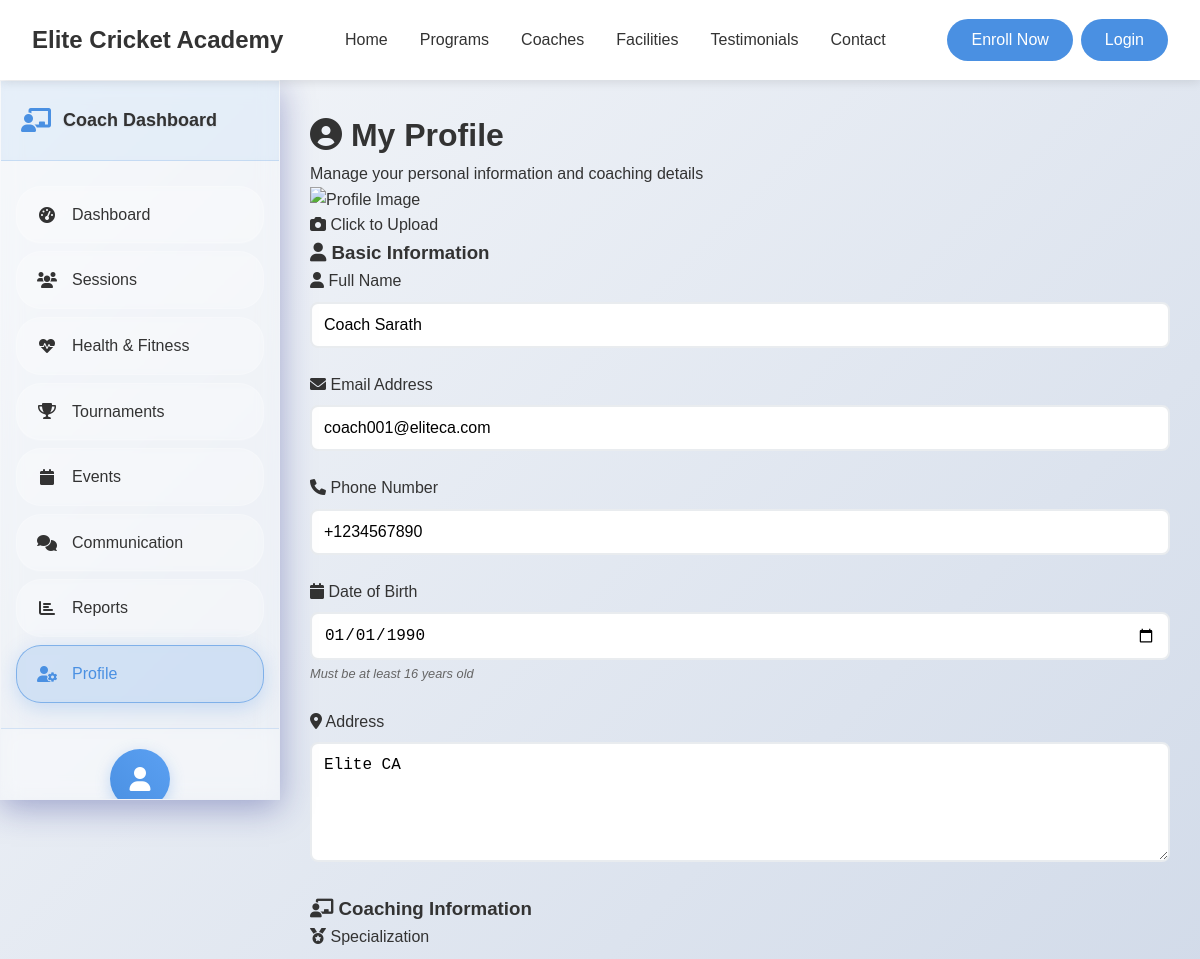
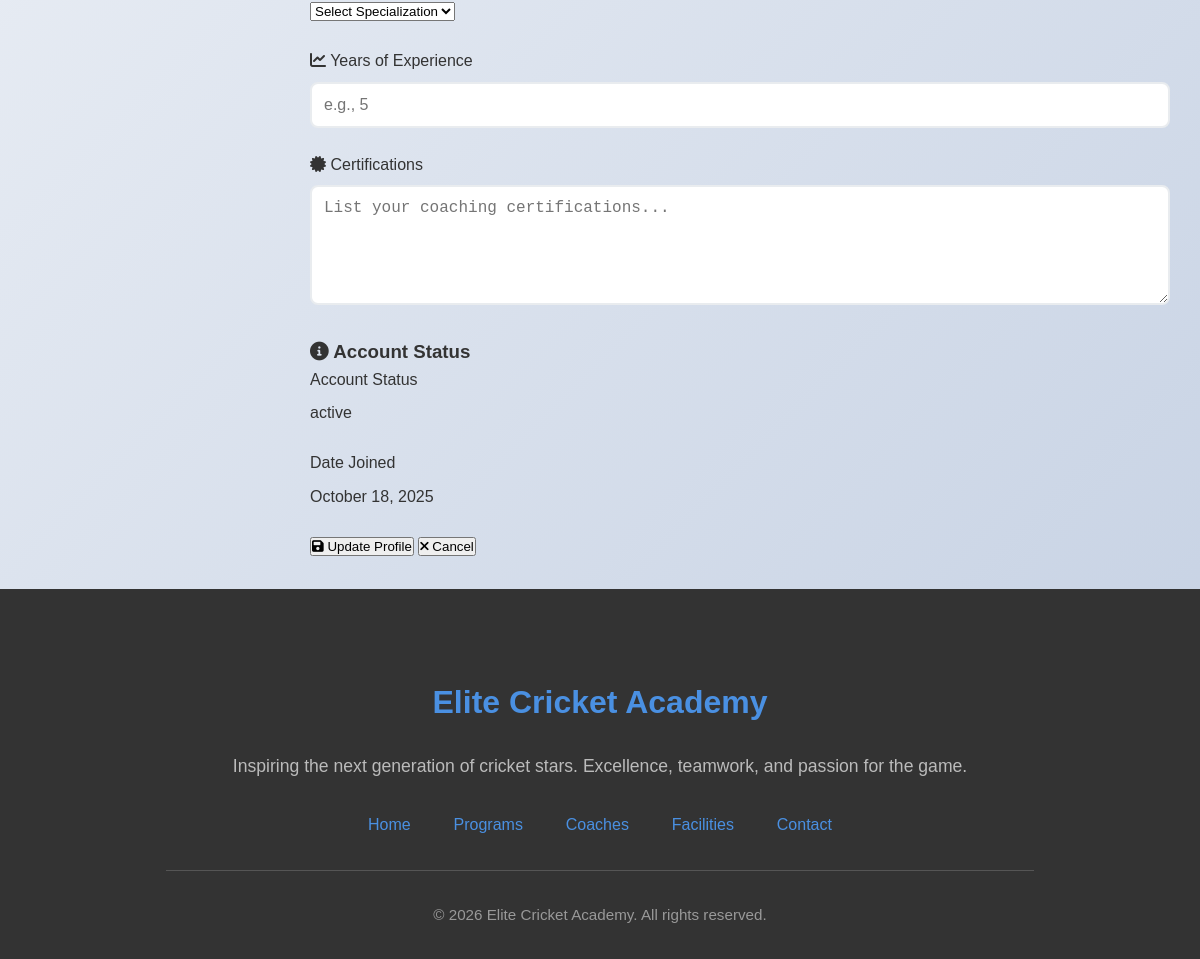
/coach/profile (signed in), run on the app's committed database (2 pictures, top to bottom).
### tables this page shows
CREATE TABLE `user` (
  `UserID` int(11) NOT NULL,
  `Name` varchar(255) NOT NULL,
  `DateOfBirth` date NOT NULL,
  `PhoneNumber` varchar(20) DEFAULT NULL,
  `Email` varchar(255) NOT NULL,
  `Address` text DEFAULT NULL,
  `School` varchar(255) DEFAULT NULL COMMENT 'School or educational institution',
  `Role` enum('Admin','ShopEmployee','Coach','Trainer','Player') NOT NULL,
  `Username` varchar(100) NOT NULL,
  `PasswordHash` varchar(255) NOT NULL,
  `DateJoined` datetime DEFAULT current_timestamp(),
  `Status` enum('active','inactive') DEFAULT 'active',
  `RequiresPasswordChange` tinyint(1) DEFAULT 0 COMMENT 'Force password change on first login',
  `PasswordChangeDeadline` datetime DEFAULT NULL COMMENT 'Deadline for mandatory password change',
  `LastLoginAt` datetime DEFAULT NULL COMMENT 'Track last successful login',
  `LoginAttempts` int(11) DEFAULT 0 COMMENT 'Failed login attempts counter',
  `AccountLockedUntil` datetime DEFAULT NULL COMMENT 'Account lock expiry time',
  `CreatedBy` int(11) DEFAULT NULL COMMENT 'Admin who created this user',
  `Notes` text DEFAULT NULL COMMENT 'Admin notes about the user',
  `ProfileImage` varchar(255) DEFAULT NULL COMMENT 'Relative path to user profile image (e.g., uploads/profile_images/profile_1_123456789.jpg)'
);

### app/views/coach/profile.php (the view, shortened to what the rows shown need)
<?php require_once APPROOT . '/views/inc/components/header.php'; ?>
<link rel="stylesheet" href="<?php echo URLROOT; ?>/css/coach/dashboard.css">
<link rel="stylesheet" href="<?php echo URLROOT; ?>/css/player/profile.css">
    <div class="coach-layout">
        <div class="coach-sidebar" id="coachSidebar">
            <div class="sidebar-header">
                <div class="coach-logo">
                    <i class="fas fa-chalkboard-teacher"></i>
                    <h3>Coach Dashboard</h3>
                </div>
            </div>
            <nav class="sidebar-nav">
                <ul class="nav-menu">
                    <li class="nav-item">
                        <a href="<?php echo URLROOT; ?>/coach/dashboard" class="nav-link">
                            <i class="fas fa-tachometer-alt"></i>
                            <span>Dashboard</span>
                        </a>
                    </li>
                    <li class="nav-item">
                        <a href="<?php echo URLROOT; ?>/coach/sessions" class="nav-link">
                            <i class="fas fa-users"></i>
                            <span>Sessions</span>
                        </a>
                    </li>
                    <li class="nav-item">
                        <a href="<?php echo URLROOT; ?>/coach/health" class="nav-link">
                            <i class="fas fa-heartbeat"></i>
                            <span>Health & Fitness</span>
                        </a>
                    </li>
                    <li class="nav-item">
                        <a href="<?php echo URLROOT; ?>/coach/tournaments" class="nav-link">
                            <i class="fas fa-trophy"></i>
                            <span>Tournaments</span>
                        </a>
                    </li>
                    <li class="nav-item">
                        <a href="<?php echo URLROOT; ?>/coach/events" class="nav-link">
                            <i class="fas fa-calendar"></i>
                            <span>Events</span>
                        </a>
                    </li>
                    <li class="nav-item">
                        <a href="<?php echo URLROOT; ?>/coach/communication" class="nav-link">
                            <i class="fas fa-comments"></i>
                            <span>Communication</span>
                        </a>
                    </li>
                    <li class="nav-item">
                        <a href="<?php echo URLROOT; ?>/coach/reports" class="nav-link">
                            <i class="fas fa-chart-bar"></i>
                            <span>Reports</span>
                        </a>
                    </li>
                    <li class="nav-item active">
                        <a href="<?php echo URLROOT; ?>/coach/profile" class="nav-link">
                            <i class="fas fa-user-cog"></i>
                            <span>Profile</span>
                        </a>
                    </li>
                </ul>
            </nav>
            <div class="profile-section">
                <div class="profile-avatar">
                    <i class="fas fa-user"></i>
                </div>
            </div>
        </div>
        <div class="main-content" id="mainContent">
            <div class="profile-header">
                <h1><i class="fas fa-user-circle"></i> My Profile</h1>
                <p>Manage your personal information and coaching details</p>
            </div>
            <div class="profile-image-section">
                <div class="image-container">
                    <div class="profile-image-wrapper" title="Click to upload new photo">
                        <?php
                        $profileImage = $data['user']->ProfileImage ?? null;
                        $imageUrl = $profileImage ? URLROOT . '/' . $profileImage : URLROOT . '/images/default-avatar.png';
                        ?>
                        <img src="<?php echo $imageUrl; ?>"
                             alt="Profile Image"
                             id="profileImagePreview"
                             class="profile-image"
                             onerror="this.src='<?php echo URLROOT; ?>/images/default-avatar.png'">
                        <div class="image-overlay">
                            <i class="fas fa-camera"></i>
                            <span>Click to Upload</span>
                        </div>
                    </div>
                </div>
            </div>
            <div class="profile-form">
                <form action="<?php echo URLROOT; ?>/coach/updateProfile" method="POST" id="profileForm">
                        <div class="form-section">
                            <h3 class="section-title">
                                <i class="fas fa-user"></i> Basic Information
                            </h3>
                            <div class="form-row">
                                <div class="form-group">
                                    <label for="name"><i class="fas fa-user"></i> Full Name</label>
                                    <input type="text" id="name" name="name" class="form-control"
                                           value="<?php echo htmlspecialchars($data['user']->Name ?? ''); ?>" required>
                                </div>
                                <div class="form-group">
                                    <label for="email"><i class="fas fa-envelope"></i> Email Address</label>
                                    <input type="email" id="email" name="email" class="form-control"
                                           value="<?php echo htmlspecialchars($data['user']->Email ?? ''); ?>" required>
                                </div>
                            </div>
                            <div class="form-row">
                                <div class="form-group">
                                    <label for="phone"><i class="fas fa-phone"></i> Phone Number</label>
                                    <input type="tel" id="phone" name="phone" class="form-control"
                                           value="<?php echo htmlspecialchars($data['user']->PhoneNumber ?? ''); ?>">
                                </div>
                                <div class="form-group">
                                    <label for="dateOfBirth"><i class="fas fa-calendar"></i> Date of Birth</label>
                                    <input type="date" id="dateOfBirth" name="dateOfBirth" class="form-control"
                                           value="<?php echo htmlspecialchars($data['user']->DateOfBirth ?? ''); ?>"
                                           max="<?php echo date('Y-m-d'); ?>">
                                    <small class="form-hint" style="display: block; font-size: 0.8rem; color: #666; margin-top: 0.25rem; font-style: italic;">Must be at least 16 years old</small>
                                </div>
                            </div>
                            <div class="form-group full-width">
                                <label for="address"><i class="fas fa-map-marker-alt"></i> Address</label>
                                <textarea id="address" name="address" class="form-control" rows="3"><?php echo htmlspecialchars($data['user']->Address ?? ''); ?></textarea>
                            </div>
                        </div>
                        <div class="form-section">
                            <h3 class="section-title">
                                <i class="fas fa-chalkboard-teacher"></i> Coaching Information
                            </h3>
                            <div class="form-row">
                                <div class="form-group">
                                    <label for="specialization"><i class="fas fa-medal"></i> Specialization</label>
                                    <select id="specialization" name="specialization" class="form-control">
                                        <option value="">Select Specialization</option>
                                    </select>
                                </div>
                                <div class="form-group">
                                    <label for="experience"><i class="fas fa-chart-line"></i> Years of Experience</label>
                                    <input type="number" id="experience" name="experience" class="form-control"
                                           value="<?php echo htmlspecialchars($data['user']->CoachExperience ?? ''); ?>" min="0" placeholder="e.g., 5">
                                </div>
                            </div>
                            <div class="form-group full-width">
                                <label for="certifications"><i class="fas fa-certificate"></i> Certifications</label>
                                <textarea id="certifications" name="certifications" class="form-control" rows="3"
                                          placeholder="List your coaching certifications..."><?php echo htmlspecialchars($data['user']->CoachCertifications ?? ''); ?></textarea>
                            </div>
                        </div>
                        <div class="form-section">
                            <h3 class="section-title">
                                <i class="fas fa-info-circle"></i> Account Status
                            </h3>
                            <div class="form-row">
                                <div class="form-group">
                                    <label>Account Status</label>
                                    <div class="status-badge <?php echo (isset($data['user']->Status) && $data['user']->Status == 'active') ? 'status-active' : 'status-inactive'; ?>">
                                        <?php echo htmlspecialchars($data['user']->Status ?? 'Active'); ?>
                                    </div>
                                </div>
                                <div class="form-group">
                                    <label>Date Joined</label>
                                    <div class="info-text">
                                        <?php echo isset($data['user']->DateJoined) ? date('F d, Y', strtotime($data['user']->DateJoined)) : 'N/A'; ?>
                                    </div>
                                </div>
                            </div>
                        </div>
                        <div class="form-actions">
                            <button type="submit" class="btn btn-primary">
                                <i class="fas fa-save"></i> Update Profile
                            </button>
                            <button type="button" class="btn btn-secondary" onclick="window.location.href='<?php echo URLROOT; ?>/coach/dashboard'">
                                <i class="fas fa-times"></i> Cancel
                            </button>
                        </div>
                </form>
            </div>
        </div>
    </div>
<?php require_once APPROOT . '/views/inc/components/footer.php'; ?>

### data on the page
user: name "Coach Sarath", email "coach001@eliteca.com", phone "+1234567890", dateOfBirth "01/01/1990", address "Elite CA", Status "active", DateJoined "October 18, 2025"
